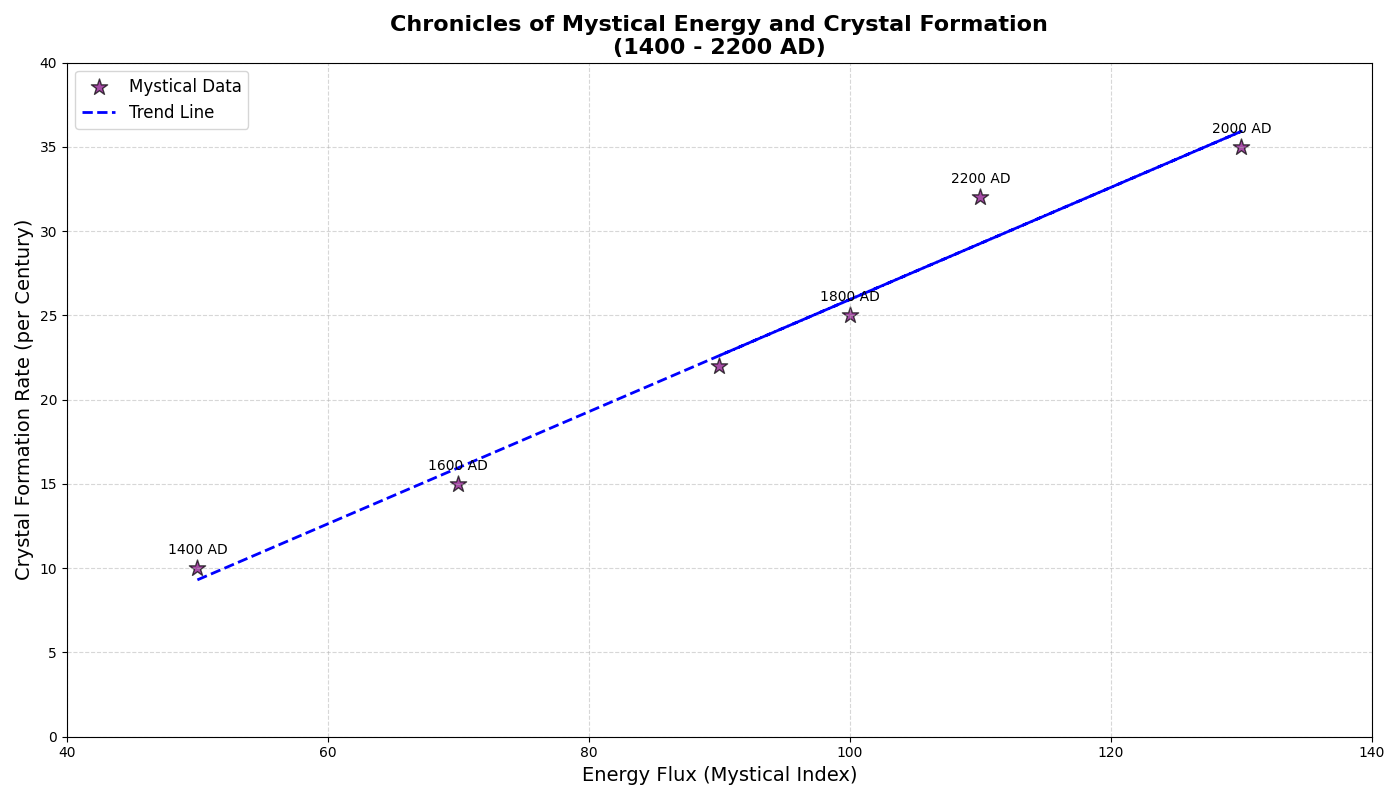

This chart was generated by the following Python code:
import numpy as np
import matplotlib.pyplot as plt

# Backstory: This chart shows the correlation between two quirky fictional elements: "Energy Flux" (a measure of mystical energy) and "Crystal Formation" (formation rate of magical crystals) as recorded by a group of wizards over several centuries.

# Data: Years recorded and corresponding mystical data
centuries = np.arange(1400, 2300, 200)
energy_flux = np.array([50, 70, 100, 130, 110, 90])
crystal_formation = np.array([10, 15, 25, 35, 32, 22])

# Creating figure and axis
fig, ax = plt.subplots(figsize=(14, 8))

# Scatter plot
scatter = ax.scatter(energy_flux, crystal_formation, color='purple', edgecolor='black', s=150, marker='*', alpha=0.7, label='Mystical Data')

# Title and labels
ax.set_title("Chronicles of Mystical Energy and Crystal Formation\n(1400 - 2200 AD)", fontsize=16, fontweight='bold')
ax.set_xlabel("Energy Flux (Mystical Index)", fontsize=14)
ax.set_ylabel("Crystal Formation Rate (per Century)", fontsize=14)

# Add annotations for each data point
for i, century in enumerate(centuries):
    ax.annotate(f'{century} AD', (energy_flux[i], crystal_formation[i]), textcoords="offset points", xytext=(0, 10), ha='center', fontsize=10)

# Adding a linear trend line
# Fit a linear trend using polyfit with degree 1 (linear)
fit = np.polyfit(energy_flux, crystal_formation, 1)
fit_fn = np.poly1d(fit)
ax.plot(energy_flux, fit_fn(energy_flux), color='blue', linestyle='--', linewidth=2, label='Trend Line')

# Adding grid and customizing ticks
ax.grid(True, linestyle='--', alpha=0.5)
ax.set_xticks(np.arange(40, 141, 20))
ax.set_yticks(np.arange(0, 41, 5))

# Adding legend
ax.legend(loc='upper left', fontsize=12)

# Adjust layout to prevent overlap
plt.tight_layout()

# Show the plot
plt.show()
